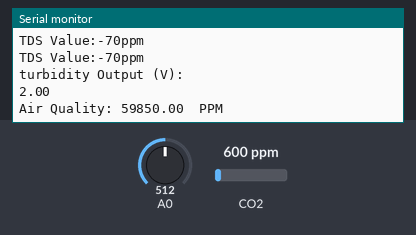
This sketch was run on a simulated ESP8266 (NodeMCU). On the bench: the last lines printed to the serial monitor. Inputs (shaded band) come from the test bench; at power-on: CO2 600 ppm, A0 = 512. WiFi joins after 1.5 s; servers stay silent unless stated.

Above: at 3.2 s.
3.3 s: CO2 set to 452 ppm
At 4.0 s:
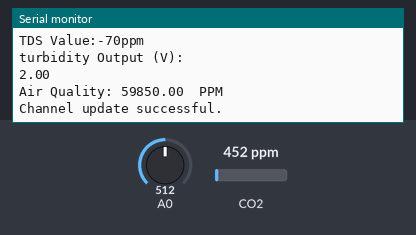
6.2 s: A0 set to 716
At 6.2 s:
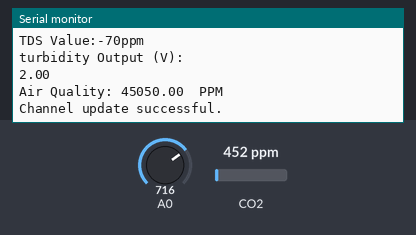
11.1 s: CO2 set to 1050 ppm
At 11.8 s:
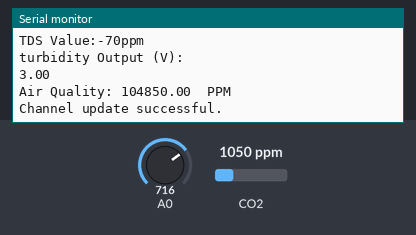
12.6 s: A0 set to 810
At 14.8 s:
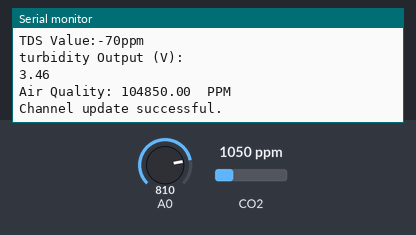
Timing chart, 0 to 15.1 s (numbered marks = the images above; inputs shaded):
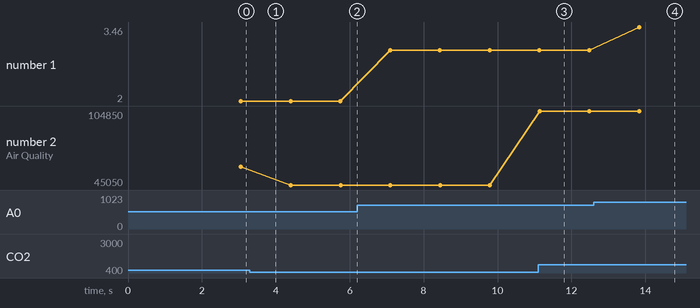

The sketch:

inhalake.ino
```cpp
#include <ESP8266WiFi.h>        // Include the Wi-Fi library
#include "ThingSpeak.h"
#include "MQ135.h"
#define TdsSensorPin 0
#define TurbidityPin 0
#include "MQ135.h"
#define VREF 3.3              // analog reference voltage(Volt) of the ADC
#define SCOUNT  30            // sum of sample point
const char* ssid     = "POCO X2";         // The SSID (name) of the Wi-Fi network you want to connect to
const char* password = "@@@@@@@@@@";
WiFiClient  client;

unsigned long myChannelNumber = 2057428;
const char * myWriteAPIKey = "0C9IJQEKSU0S0ANI";

int analogBuffer[SCOUNT];     // store the analog value in the array, read from ADC
int analogBufferTemp[SCOUNT];
int analogBufferIndex = 0;
int copyIndex = 0;

float averageVoltage = 0;
float tdsValue = 0;
float temperature = 23;       // current temperature for compensation

// median filtering algorithm
int getMedianNum(int bArray[], int iFilterLen){
  int bTab[iFilterLen];
  for (byte i = 0; i<iFilterLen; i++)
  bTab[i] = bArray[i];
  int i, j, bTemp;
  for (j = 0; j < iFilterLen - 1; j++) {
    for (i = 0; i < iFilterLen - j - 1; i++) {
      if (bTab[i] > bTab[i + 1]) {
        bTemp = bTab[i];
        bTab[i] = bTab[i + 1];
        bTab[i + 1] = bTemp;
      }
    }
  }
  if ((iFilterLen & 1) > 0){
    bTemp = bTab[(iFilterLen - 1) / 2];
  }
  else {
    bTemp = (bTab[iFilterLen / 2] + bTab[iFilterLen / 2 - 1]) / 2;
  }
  return bTemp;
} // The password of the Wi-Fi network

void setup() {
  Serial.begin(115200);         // Start the Serial communication to send messages to the computer
  delay(10);
  Serial.println('\n');

  WiFi.begin(ssid, password);             // Connect to the network
  Serial.print("Connecting to ");
  Serial.print(ssid); Serial.println(" ...");

  int i = 0;
  while (WiFi.status() != WL_CONNECTED) { // Wait for the Wi-Fi to connect
    delay(1000);
    Serial.print(++i); Serial.print(' ');
  }

  Serial.println('\n');
  Serial.println("Connection established!");
  Serial.print("IP address:\t");
  Serial.println(WiFi.localIP());         // Send the IP address of the ESP8266 to the computer
  pinMode(TdsSensorPin,INPUT);
  pinMode(TurbidityPin,INPUT);
  ThingSpeak.begin(client);
}

void loop() {
    static unsigned long analogSampleTimepoint = millis();
  if(millis()-analogSampleTimepoint > 40U){     //every 40 milliseconds,read the analog value from the ADC
    analogSampleTimepoint = millis();
    analogBuffer[analogBufferIndex] = analogRead(TdsSensorPin);    //read the analog value and store into the buffer
    analogBufferIndex++;
    if(analogBufferIndex == SCOUNT){
      analogBufferIndex = 0;
    }
  }

  static unsigned long printTimepoint = millis();
  if(millis()-printTimepoint > 800U){
    printTimepoint = millis();
    for(copyIndex=0; copyIndex<SCOUNT; copyIndex++){
      analogBufferTemp[copyIndex] = analogBuffer[copyIndex];

      // read the analog value more stable by the median filtering algorithm, and convert to voltage value
      averageVoltage = getMedianNum(analogBufferTemp,SCOUNT) * (float)VREF / 1024.0;

      //temperature compensation formula: fFinalResult(25^C) = fFinalResult(current)/(1.0+0.02*(fTP-25.0));
      float compensationCoefficient = 1.0+0.02*(temperature-25.0);
      //temperature compensation
      float compensationVoltage=averageVoltage/compensationCoefficient;

      //convert voltage value to tds value
      tdsValue=(((133.42*compensationVoltage*compensationVoltage*compensationVoltage - 255.86*compensationVoltage*compensationVoltage + 857.39*compensationVoltage)*0.5)-70);

      //Serial.print("voltage:");
      //Serial.print(averageVoltage,2);
      //Serial.print("V   ");
      Serial.print("TDS Value:");
      Serial.print(tdsValue,0);
      Serial.println("ppm");
    }
    int sensorValue = analogRead(TurbidityPin);
    float voltage = (sensorValue * (5.0 / 1024.0)-0.5);
    Serial.println ("turbidity Output (V):");
    Serial.println (voltage);
    MQ135 gasSensor = MQ135(A0);
    float air_quality = (gasSensor.getPPM()*100-150);
    Serial.print("Air Quality: ");
    Serial.print(air_quality);
    Serial.println("  PPM");
    Serial.println();

    ThingSpeak.setField(1,voltage);
    //ThingSpeak.setField(1, temperatureF);
    ThingSpeak.setField(2,tdsValue);
    ThingSpeak.setField(3,air_quality);
    // Write to ThingSpeak. There are up to 8 fields in a channel, allowing you to store up to 8 different
    // pieces of information in a channel.  Here, we write to field 1.
    int x = ThingSpeak.writeFields(myChannelNumber, myWriteAPIKey);

    if(x == 200){
      Serial.println("Channel update successful.");
    }
    else{
      Serial.println("Problem updating channel. HTTP error code " + String(x));
    }
  }
  delay(1000);
  }
```

Measured:
- after the input at 11.1 s, the serial monitor: prints a new line at once (image 3)
- after the input at 12.6 s, the serial monitor: prints a new line after 1.2 s (image 4)
- plotted number 1: 2 → 3 after the input at 6.2 s, 3 → 3.46 after the input at 12.6 s
- plotted number 2: 59850 → 45050 after the input at 3.3 s, 45050 → 104850 after the input at 11.1 s
